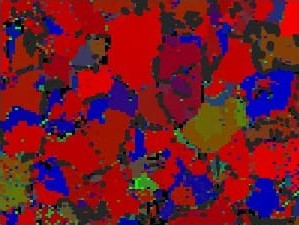
#> input picture image detection/first/I07-106e-r.jpeg, 299 x 225 px, found by its file name
$ python color.py
#> lines starting #> are read from the running program, lines starting #| are printed output that depends on the picture; after the words box and inside, x2 and y2 are one past the last pixel; in counts of white or black regions, pixels touching at a corner belong together; long printed decimals are rounded
# [48 lines of commented-out code are left out]


import cv2
import numpy as np

# Görüntüdeki renk oranlarını hesapla
def calculate_color_ratios(image_path):
    # Görüntüyü oku
#> called with image_path = 'image_detection/first/I07-106e-r.jpeg'
    img = cv2.imread(image_path)
#> img is the input picture: shape (225, 299, 3); mean B, G, R 41, 25.6, 113.4

    # Görüntüyü boyutları
    total_pixels = img.shape[0] * img.shape[1]
#> total_pixels = 67275

    # Mavi rengin aralığını tanımla (BGR formatında)
    lower_blue = np.array([100, 0, 0])
    upper_blue = np.array([255, 100, 100])

    # Yeşil rengin aralığını tanımla (BGR formatında)
    lower_green = np.array([0, 100, 0])
    upper_green = np.array([100, 255, 100])

    # Kırmızı rengin aralığını tanımla (BGR formatında)
    lower_red = np.array([0, 0, 100])
    upper_red = np.array([100, 100, 255])

    # Renk maskelerini oluştur
    blue_mask = cv2.inRange(img, lower_blue, upper_blue)
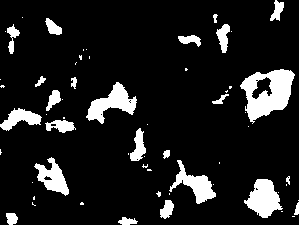
#> blue_mask: shape (225, 299); 11.6% white; 61 white regions (37 under 20 px), largest, box (x1, y1, x2, y2) and area: (240, 69, 295, 124) 1660, (86, 82, 137, 124) 917, (244, 179, 283, 218) 909
    green_mask = cv2.inRange(img, lower_green, upper_green)
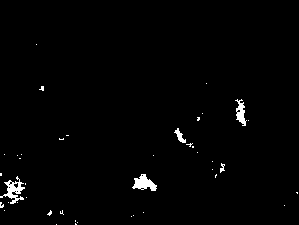
#> green_mask: shape (225, 299); 1.3% white; 42 white regions (37 under 20 px), largest, box (x1, y1, x2, y2) and area: (0, 176, 25, 204) 262, (132, 174, 157, 191) 236, (235, 99, 247, 126) 162, (174, 128, 186, 143) 74, (220, 163, 225, 173) 27
    red_mask = cv2.inRange(img, lower_red, upper_red)
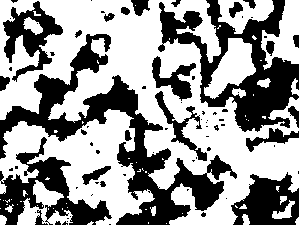
#> red_mask: shape (225, 299); 59.2% white; 75 black regions (51 under 20 px), largest, box (x1, y1, x2, y2) and area: (0, 34, 237, 225) 9427, (158, 0, 299, 132) 6868, (0, 137, 112, 225) 3420

    # Renklerin toplam piksel sayısını hesapla
    blue_pixels = np.sum(blue_mask)
#> blue_pixels = 1991295
    green_pixels = np.sum(green_mask)
#> green_pixels = 228480
    red_pixels = np.sum(red_mask)
#> red_pixels = 10153080
    sum = blue_pixels+green_pixels+red_pixels
#> sum = 12372855
    print(sum)
#| 12372855
    # Renk oranlarını hesapla
    blue_ratio = blue_pixels / sum
#> blue_ratio = 0.161
    green_ratio = green_pixels / sum
#> green_ratio = 0.0185
    red_ratio = red_pixels / sum
#> red_ratio = 0.821

    return blue_ratio, green_ratio, red_ratio


# Görüntüdeki renk oranlarını hesapla ve yazdır
blue_ratio, green_ratio, red_ratio = calculate_color_ratios("image_detection/first/I07-106e-r.jpeg")
#> blue_ratio = 0.161; green_ratio = 0.0185; red_ratio = 0.821

print("Blue Ratio:", blue_ratio)
#| Blue Ratio: 0.1609
print("Green Ratio:", green_ratio)
#| Green Ratio: 0.01847
print("Red Ratio:", red_ratio)
#| Red Ratio: 0.8206

$ run again, with image detection/first/color6.png saved as image detection/first/I07-106e-r.jpeg
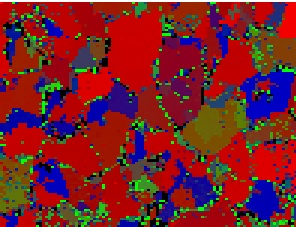
#> input picture image detection/first/color6.png, 296 x 227 px, found by its file name
#> in calculate_color_ratios, img is the input picture: shape (227, 296, 3); mean B, G, R 41.7, 34.9, 120.1
#> in calculate_color_ratios, `blue_mask = cv2.inRange(img, lower_blue, upper_blue)`:
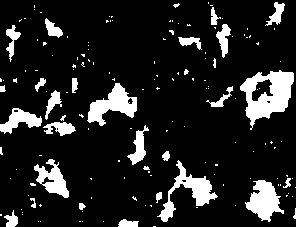
#> blue_mask: shape (227, 296); 13.4% white; 155 white regions (126 under 20 px), largest, box (x1, y1, x2, y2) and area: (240, 70, 294, 130) 1668, (157, 160, 218, 222) 1006, (87, 83, 137, 126) 996
#> green_mask: shape (227, 296); 6.6% white; 262 white regions (219 under 20 px), largest, box (x1, y1, x2, y2) and area: (0, 178, 30, 208) 366, (129, 175, 158, 198) 278, (235, 100, 248, 132) 220
#> in calculate_color_ratios, `red_mask = cv2.inRange(img, lower_red, upper_red)`:
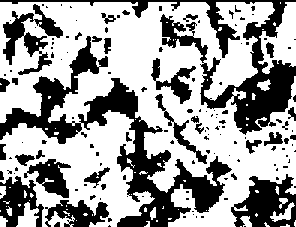
#> red_mask: shape (227, 296); 62.1% white; 142 black regions (105 under 20 px), largest, box (x1, y1, x2, y2) and area: (0, 36, 232, 227) 8778, (0, 0, 296, 135) 6525, (231, 174, 296, 227) 2041
#> blue_pixels = 2289645
#> green_pixels = 1126590
#> red_pixels = 10636305
#> sum = 14052540
#| 14052540
#> in calculate_color_ratios, `blue_ratio = blue_pixels / sum`: blue_ratio = 0.163
#> in calculate_color_ratios, `green_ratio = green_pixels / sum`: green_ratio = 0.0802
#> in calculate_color_ratios, `red_ratio = red_pixels / sum`: red_ratio = 0.757
#> `blue_ratio, green_ratio, red_ratio = calculate_color_ratios("image_det..`: blue_ratio = 0.163; green_ratio = 0.0802; red_ratio = 0.757
#| Blue Ratio: 0.1629
#| Green Ratio: 0.08017
#| Red Ratio: 0.7569

$ run again, with image detection/first/I07-101e-r.jpeg copied over image detection/first/I07-106e-r.jpeg
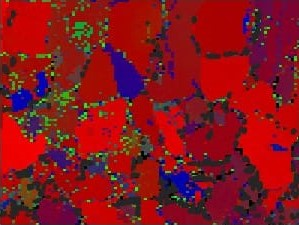
#> input picture image detection/first/I07-101e-r.jpeg, 299 x 225 px, found by its file name
#> in calculate_color_ratios, img is the input picture: shape (225, 299, 3); mean B, G, R 29.6, 22.1, 133.8
#> in calculate_color_ratios, `blue_mask = cv2.inRange(img, lower_blue, upper_blue)`:
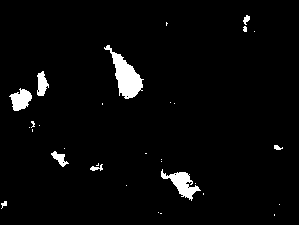
#> blue_mask: shape (225, 299); 3.3% white; 31 white regions (21 under 20 px), largest, box (x1, y1, x2, y2) and area: (104, 45, 144, 99) 859, (161, 169, 201, 201) 484, (9, 88, 32, 111) 328
#> green_mask: shape (225, 299); 0.76% white; 70 white regions (62 under 20 px), largest, box (x1, y1, x2, y2) and area: (75, 22, 87, 29) 67, (73, 31, 84, 38) 47, (61, 91, 70, 99) 44
#> in calculate_color_ratios, `red_mask = cv2.inRange(img, lower_red, upper_red)`:
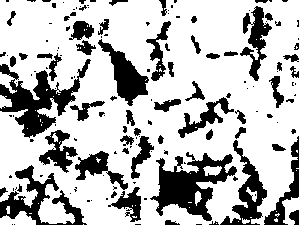
#> red_mask: shape (225, 299); 72.9% white; 152 black regions (91 under 20 px), largest, box (x1, y1, x2, y2) and area: (150, 152, 237, 221) 2655, (0, 59, 91, 138) 2535, (0, 165, 87, 225) 1601
#> blue_pixels = 562020
#> green_pixels = 129795
#> red_pixels = 12507750
#> sum = 13199565
#| 13199565
#> in calculate_color_ratios, `blue_ratio = blue_pixels / sum`: blue_ratio = 0.0426
#> in calculate_color_ratios, `green_ratio = green_pixels / sum`: green_ratio = 0.00983
#> in calculate_color_ratios, `red_ratio = red_pixels / sum`: red_ratio = 0.948
#> `blue_ratio, green_ratio, red_ratio = calculate_color_ratios("image_det..`: blue_ratio = 0.0426; green_ratio = 0.00983; red_ratio = 0.948
#| Blue Ratio: 0.04258
#| Green Ratio: 0.009833
#| Red Ratio: 0.9476

$ run again, with image detection/first/I07-102e-r.jpeg copied over image detection/first/I07-106e-r.jpeg
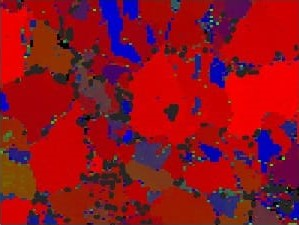
#> input picture image detection/first/I07-102e-r.jpeg, 299 x 225 px, found by its file name
#> in calculate_color_ratios, img is the input picture: shape (225, 299, 3); mean B, G, R 30.1, 17.5, 144.6
#> in calculate_color_ratios, `blue_mask = cv2.inRange(img, lower_blue, upper_blue)`:
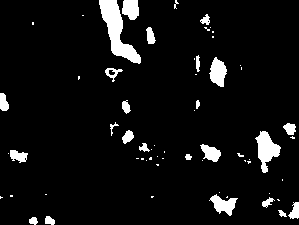
#> blue_mask: shape (225, 299); 6.5% white; 63 white regions (38 under 20 px), largest, box (x1, y1, x2, y2) and area: (99, 0, 141, 64) 1067, (255, 131, 281, 173) 551, (209, 57, 227, 87) 353
#> green_mask: shape (225, 299); 0.06% white in thin lines or dots, all inside (x1, y1, x2, y2) = (0, 40, 242, 202)
#> in calculate_color_ratios, `red_mask = cv2.inRange(img, lower_red, upper_red)`:
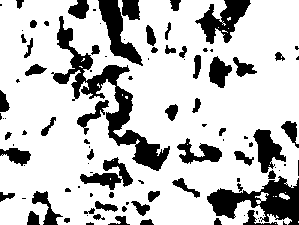
#> red_mask: shape (225, 299); 76.6% white; 103 black regions (46 under 20 px), largest, box (x1, y1, x2, y2) and area: (51, 16, 170, 171) 3375, (207, 176, 299, 225) 2180, (98, 0, 143, 66) 1145
#> blue_pixels = 1110270
#> green_pixels = 10710
#> red_pixels = 13148820
#> sum = 14269800
#| 14269800
#> in calculate_color_ratios, `blue_ratio = blue_pixels / sum`: blue_ratio = 0.0778
#> in calculate_color_ratios, `green_ratio = green_pixels / sum`: green_ratio = 0.000751
#> in calculate_color_ratios, `red_ratio = red_pixels / sum`: red_ratio = 0.921
#> `blue_ratio, green_ratio, red_ratio = calculate_color_ratios("image_det..`: blue_ratio = 0.0778; green_ratio = 0.000751; red_ratio = 0.921
#| Blue Ratio: 0.07781
#| Green Ratio: 0.0007505
#| Red Ratio: 0.9214
